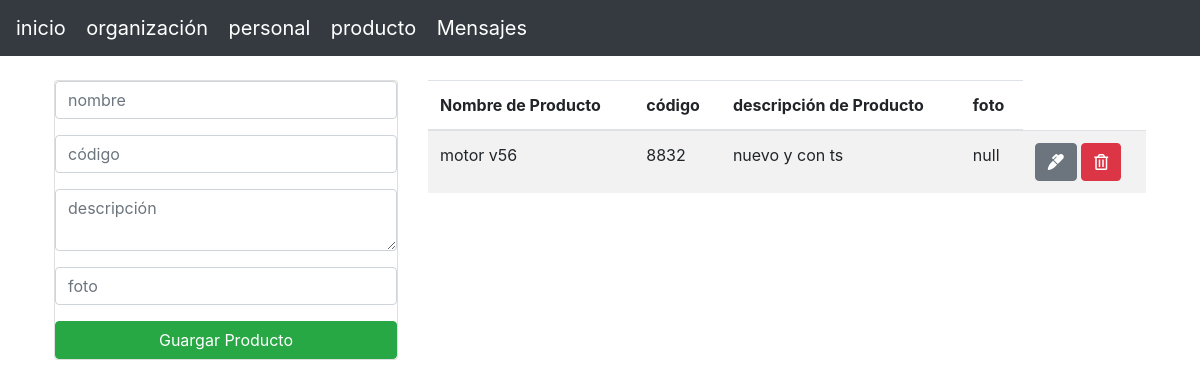
/producto.php, run on the app's committed database.
### tables this page shows
CREATE TABLE `producto` (
  `id` int(255) NOT NULL,
  `nombre` varchar(255) NOT NULL,
  `código` int(15) NOT NULL,
  `descripción` varchar(255) NOT NULL,
  `foto` varchar(255) NOT NULL
);

### producto.php (the view, shortened to what this page needs)
<?php include("db.php") ?>
<?php include("includes/encabesado.php") ?>
<div class="container p-4">
    <div class="row">
        <div class="col-md-4">
            <div class="card card-bady">
                <form action="producto/guardar.php" method="POST">
                    <div class="form-group">
                        <input type="text" name="nombre" class="form-control" placeholder="nombre" autofocus>
                    </div>
                    <div class="form-group">
                        <input type="text" name="código" class="form-control" placeholder="código" autofocus>
                    </div>
                    <div class="form-group">
                        <textarea name="descripción" rows="2" class="form-control" placeholder="descripción"></textarea>
                    </div>
                    <div class="form-group">
                        <input type="text" name="foto" class="form-control" placeholder="foto" autofocus>
                    </div>
                    <input type="submit" class="btn btn-success btn-block" name="Guardar" value="Guargar Producto">
                </form>
            </div>
        </div>
        <div class="col-md-8">
            <table class="table table-striped">
                <thead>
                    <tr>
                        <th>Nombre de Producto</th>
                        <th>código</th>
                        <th>descripción de Producto</th>
                        <th>foto</th>
                    </tr>
                </thead>
                <tbody>
                    <?php
                    $query = "SELECT * FROM producto";
                    $result_personal = mysqli_query($conn, $query);
                    while ($row = mysqli_fetch_assoc($result_personal)) { ?>
                        <tr>
                            <td><?php echo $row['nombre'] ?></td>
                            <td><?php echo $row['código'] ?></td>
                            <td><?php echo $row['descripción'] ?></td>
                            <td><?php echo $row['foto'] ?></td>
                            <td>
                                <a href="producto/editar.php?id=<?php echo $row['id'] ?>" class="btn btn-secondary">
                                    <i class="fas fa-marker"></i>
                                </a>
                                <a href="producto/eliminar.php?id=<?php echo $row['id'] ?>" class="btn btn-danger">
                                    <i class="far fa-trash-alt"></i>
                                </a>
                            </td>
                        </tr>
                    <?php }  ?>
                </tbody>
            </table>
        </div>
    </div>
</div>
<?php include("includes/pie.php"); ?>

### data on the page
producto: nombre "motor v56", código "8832", descripción "nuevo y con ts", foto "null"
